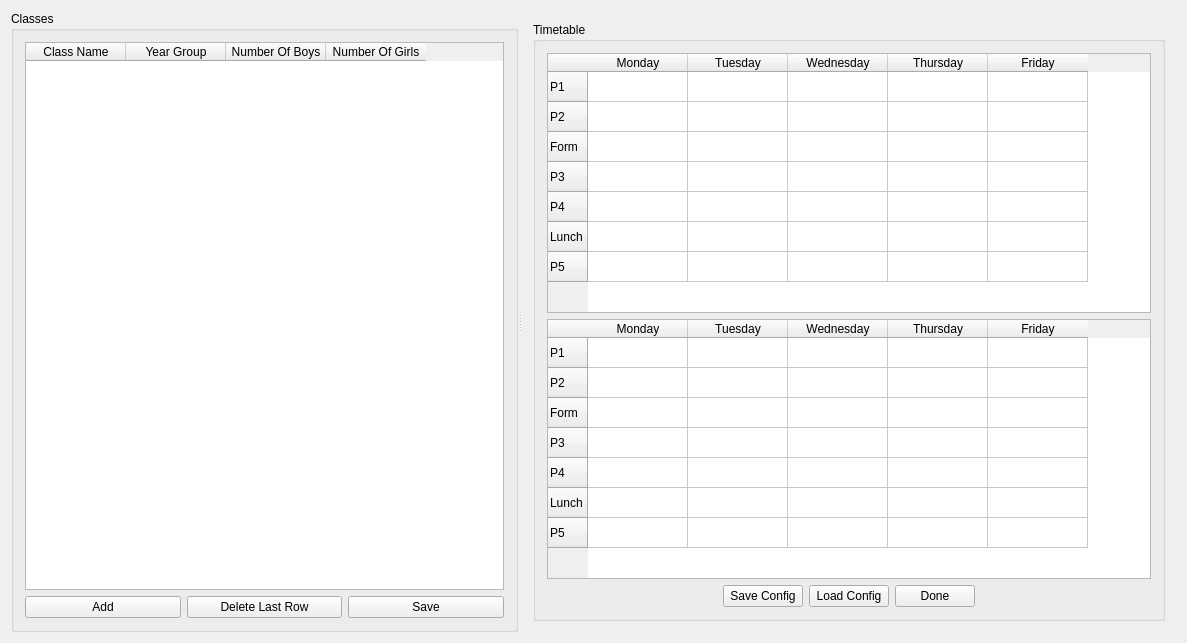
<?xml version="1.0" encoding="UTF-8"?>
<ui version="4.0">
 <class>MainWindow</class>
 <widget class="QMainWindow" name="MainWindow">
  <property name="geometry">
   <rect>
    <x>0</x>
    <y>0</y>
    <width>1187</width>
    <height>643</height>
   </rect>
  </property>
  <property name="windowTitle">
   <string>Smell Detector - Timetable Setup</string>
  </property>
  <widget class="QWidget" name="centralWidget">
   <layout class="QVBoxLayout" name="verticalLayout_4">
    <item>
     <widget class="QSplitter" name="splitter">
      <property name="orientation">
       <enum>Qt::Horizontal</enum>
      </property>
      <widget class="QGroupBox" name="groupBox">
       <property name="title">
        <string>Classes</string>
       </property>
       <layout class="QVBoxLayout" name="verticalLayout">
        <item>
         <widget class="QTableWidget" name="classTable">
          <column>
           <property name="text">
            <string>Class Name</string>
           </property>
          </column>
          <column>
           <property name="text">
            <string>Year Group</string>
           </property>
          </column>
          <column>
           <property name="text">
            <string>Number Of Boys</string>
           </property>
          </column>
          <column>
           <property name="text">
            <string>Number Of Girls</string>
           </property>
          </column>
         </widget>
        </item>
        <item>
         <layout class="QHBoxLayout" name="horizontalLayout_2">
          <item>
           <widget class="QPushButton" name="addButton">
            <property name="text">
             <string>Add</string>
            </property>
           </widget>
          </item>
          <item>
           <widget class="QPushButton" name="deleteButton">
            <property name="text">
             <string>Delete Last Row</string>
            </property>
           </widget>
          </item>
          <item>
           <widget class="QPushButton" name="saveButton">
            <property name="text">
             <string>Save</string>
            </property>
           </widget>
          </item>
         </layout>
        </item>
       </layout>
      </widget>
      <widget class="QWidget" name="">
       <layout class="QVBoxLayout" name="verticalLayout_2">
        <item>
         <widget class="QGroupBox" name="groupBox_2">
          <property name="title">
           <string>Timetable</string>
          </property>
          <layout class="QVBoxLayout" name="verticalLayout_3">
           <item>
            <widget class="QTableWidget" name="weekOneTable">
             <row>
              <property name="text">
               <string>P1</string>
              </property>
             </row>
             <row>
              <property name="text">
               <string>P2</string>
              </property>
             </row>
             <row>
              <property name="text">
               <string>Form</string>
              </property>
             </row>
             <row>
              <property name="text">
               <string>P3</string>
              </property>
             </row>
             <row>
              <property name="text">
               <string>P4</string>
              </property>
             </row>
             <row>
              <property name="text">
               <string>Lunch</string>
              </property>
             </row>
             <row>
              <property name="text">
               <string>P5</string>
              </property>
             </row>
             <column>
              <property name="text">
               <string>Monday</string>
              </property>
             </column>
             <column>
              <property name="text">
               <string>Tuesday</string>
              </property>
             </column>
             <column>
              <property name="text">
               <string>Wednesday</string>
              </property>
             </column>
             <column>
              <property name="text">
               <string>Thursday</string>
              </property>
             </column>
             <column>
              <property name="text">
               <string>Friday</string>
              </property>
             </column>
            </widget>
           </item>
           <item>
            <widget class="QTableWidget" name="weekTwoTable">
             <row>
              <property name="text">
               <string>P1</string>
              </property>
             </row>
             <row>
              <property name="text">
               <string>P2</string>
              </property>
             </row>
             <row>
              <property name="text">
               <string>Form</string>
              </property>
             </row>
             <row>
              <property name="text">
               <string>P3</string>
              </property>
             </row>
             <row>
              <property name="text">
               <string>P4</string>
              </property>
             </row>
             <row>
              <property name="text">
               <string>Lunch</string>
              </property>
             </row>
             <row>
              <property name="text">
               <string>P5</string>
              </property>
             </row>
             <column>
              <property name="text">
               <string>Monday</string>
              </property>
             </column>
             <column>
              <property name="text">
               <string>Tuesday</string>
              </property>
             </column>
             <column>
              <property name="text">
               <string>Wednesday</string>
              </property>
             </column>
             <column>
              <property name="text">
               <string>Thursday</string>
              </property>
             </column>
             <column>
              <property name="text">
               <string>Friday</string>
              </property>
             </column>
            </widget>
           </item>
           <item>
            <layout class="QHBoxLayout" name="horizontalLayout_3">
             <item>
              <spacer name="horizontalSpacer">
               <property name="orientation">
                <enum>Qt::Horizontal</enum>
               </property>
               <property name="sizeHint" stdset="0">
                <size>
                 <width>40</width>
                 <height>20</height>
                </size>
               </property>
              </spacer>
             </item>
             <item>
              <widget class="QPushButton" name="saveButton_2">
               <property name="text">
                <string>Save Config</string>
               </property>
              </widget>
             </item>
             <item>
              <widget class="QPushButton" name="loadButton">
               <property name="text">
                <string>Load Config</string>
               </property>
              </widget>
             </item>
             <item>
              <widget class="QPushButton" name="compleateButton">
               <property name="text">
                <string>Done</string>
               </property>
              </widget>
             </item>
             <item>
              <spacer name="horizontalSpacer_2">
               <property name="orientation">
                <enum>Qt::Horizontal</enum>
               </property>
               <property name="sizeHint" stdset="0">
                <size>
                 <width>40</width>
                 <height>20</height>
                </size>
               </property>
              </spacer>
             </item>
            </layout>
           </item>
          </layout>
         </widget>
        </item>
       </layout>
      </widget>
     </widget>
    </item>
   </layout>
  </widget>
 </widget>
 <layoutdefault spacing="6" margin="11"/>
 <resources/>
 <connections/>
</ui>
